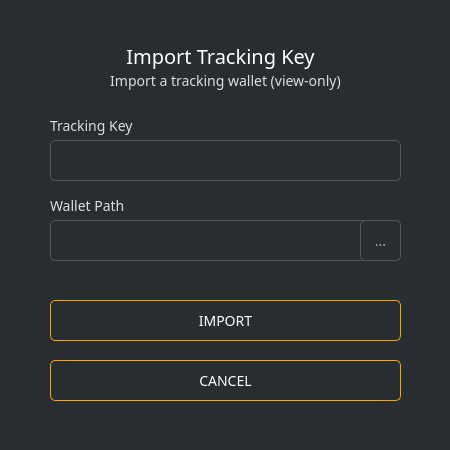
<?xml version="1.0" encoding="UTF-8"?>
<ui version="4.0">
 <class>ImportTracking</class>
 <widget class="QDialog" name="ImportTracking">
  <property name="geometry">
   <rect>
    <x>0</x>
    <y>0</y>
    <width>450</width>
    <height>450</height>
   </rect>
  </property>
  <property name="windowTitle">
   <string>Import</string>
  </property>
  <property name="styleSheet">
   <string notr="true">background-color: #282d31; color: #ddd; border: 0px; font-family: Poppins;</string>
  </property>
  <widget class="QGroupBox" name="groupBox">
   <property name="geometry">
    <rect>
     <x>0</x>
     <y>0</y>
     <width>450</width>
     <height>450</height>
    </rect>
   </property>
   <property name="styleSheet">
    <string notr="true"/>
   </property>
   <property name="title">
    <string/>
   </property>
   <widget class="QLabel" name="label_4">
    <property name="geometry">
     <rect>
      <x>50</x>
      <y>70</y>
      <width>351</width>
      <height>21</height>
     </rect>
    </property>
    <property name="font">
     <font>
      <family>Poppins</family>
      <pointsize>-1</pointsize>
     </font>
    </property>
    <property name="styleSheet">
     <string notr="true">color: #ddd;border-right: 0px;font-size: 14px;</string>
    </property>
    <property name="text">
     <string>Import a tracking wallet (view-only)</string>
    </property>
    <property name="alignment">
     <set>Qt::AlignCenter</set>
    </property>
   </widget>
   <widget class="QLabel" name="label_3">
    <property name="geometry">
     <rect>
      <x>60</x>
      <y>40</y>
      <width>321</width>
      <height>31</height>
     </rect>
    </property>
    <property name="font">
     <font>
      <family>Poppins</family>
      <pointsize>-1</pointsize>
     </font>
    </property>
    <property name="styleSheet">
     <string notr="true">color: #fff;
border-right: 0px;
font-size: 20px;</string>
    </property>
    <property name="text">
     <string>Import Tracking Key</string>
    </property>
    <property name="alignment">
     <set>Qt::AlignCenter</set>
    </property>
   </widget>
   <widget class="QLabel" name="label">
    <property name="geometry">
     <rect>
      <x>50</x>
      <y>110</y>
      <width>351</width>
      <height>31</height>
     </rect>
    </property>
    <property name="font">
     <font>
      <family>Poppins</family>
      <pointsize>-1</pointsize>
     </font>
    </property>
    <property name="styleSheet">
     <string notr="true">color: #ddd;border-right: 0px;font-size: 14px;</string>
    </property>
    <property name="text">
     <string>Tracking Key</string>
    </property>
   </widget>
   <widget class="QLineEdit" name="m_trackingKey">
    <property name="geometry">
     <rect>
      <x>50</x>
      <y>140</y>
      <width>351</width>
      <height>41</height>
     </rect>
    </property>
    <property name="minimumSize">
     <size>
      <width>0</width>
      <height>31</height>
     </size>
    </property>
    <property name="font">
     <font>
      <family>Poppins</family>
      <pointsize>-1</pointsize>
     </font>
    </property>
    <property name="styleSheet">
     <string notr="true">padding: 3px; border: 1px solid #555; border-radius: 5px; font-family: 'Poppins'; font-size: 14px; color: #aaa; padding: 5px;</string>
    </property>
   </widget>
   <widget class="QLabel" name="label_2">
    <property name="geometry">
     <rect>
      <x>50</x>
      <y>190</y>
      <width>351</width>
      <height>31</height>
     </rect>
    </property>
    <property name="font">
     <font>
      <family>Poppins</family>
      <pointsize>-1</pointsize>
     </font>
    </property>
    <property name="styleSheet">
     <string notr="true">color: #ddd;border-right: 0px;font-size: 14px;</string>
    </property>
    <property name="text">
     <string>Wallet Path</string>
    </property>
   </widget>
   <widget class="QLineEdit" name="m_pathEdit">
    <property name="geometry">
     <rect>
      <x>50</x>
      <y>220</y>
      <width>351</width>
      <height>41</height>
     </rect>
    </property>
    <property name="minimumSize">
     <size>
      <width>0</width>
      <height>31</height>
     </size>
    </property>
    <property name="font">
     <font>
      <family>Poppins</family>
      <pointsize>-1</pointsize>
     </font>
    </property>
    <property name="styleSheet">
     <string notr="true">padding: 3px; border: 1px solid #555; border-radius: 5px; font-family: 'Poppins'; font-size: 14px; color: #aaa; padding: 5px;</string>
    </property>
   </widget>
   <widget class="QPushButton" name="m_okButton">
    <property name="geometry">
     <rect>
      <x>50</x>
      <y>300</y>
      <width>351</width>
      <height>41</height>
     </rect>
    </property>
    <property name="minimumSize">
     <size>
      <width>125</width>
      <height>31</height>
     </size>
    </property>
    <property name="font">
     <font>
      <family>Poppins</family>
      <pointsize>-1</pointsize>
     </font>
    </property>
    <property name="styleSheet">
     <string notr="true">QPushButton#m_okButton
{
    color: #fff;
    border: 1px solid orange;
    font-size: 14px;
    border-radius: 5px; font-family: 'Poppins';
}

QPushButton#m_okButton:hover
{
    color: orange;
    border: 1px solid orange;
    font-size: 14px;
    border-radius: 5px;
    font-family: 'Poppins';
}

QPushButton#m_okButton:pressed
{
    color: #fff;
    border: 1px solid orange;
    font-size: 14px;
    border-radius: 5px;
    font-family: 'Poppins';
}</string>
    </property>
    <property name="text">
     <string>IMPORT</string>
    </property>
   </widget>
   <widget class="QPushButton" name="m_cancelButton">
    <property name="geometry">
     <rect>
      <x>50</x>
      <y>360</y>
      <width>351</width>
      <height>41</height>
     </rect>
    </property>
    <property name="minimumSize">
     <size>
      <width>125</width>
      <height>31</height>
     </size>
    </property>
    <property name="font">
     <font>
      <family>Poppins</family>
      <pointsize>-1</pointsize>
     </font>
    </property>
    <property name="styleSheet">
     <string notr="true">QPushButton#m_cancelButton
{
    color: #fff;
    border: 1px solid orange;
    font-size: 14px;
    border-radius: 5px; font-family: 'Poppins';
}

QPushButton#m_cancelButton:hover
{
    color: orange;
    border: 1px solid orange;
    font-size: 14px;
    border-radius: 5px;
    font-family: 'Poppins';
}

QPushButton#m_om_cancelButtonkButton:pressed
{
    color: #fff;
    border: 1px solid orange;
    font-size: 14px;
    border-radius: 5px;
    font-family: 'Poppins';
}</string>
    </property>
    <property name="text">
     <string>CANCEL</string>
    </property>
   </widget>
   <widget class="QToolButton" name="m_selectPathButton">
    <property name="geometry">
     <rect>
      <x>360</x>
      <y>220</y>
      <width>41</width>
      <height>41</height>
     </rect>
    </property>
    <property name="font">
     <font>
      <family>Poppins</family>
      <pointsize>-1</pointsize>
     </font>
    </property>
    <property name="styleSheet">
     <string notr="true">padding: 3px; border: 1px solid #555; border-radius: 5px; font-family: 'Poppins'; font-size: 14px; color: #aaa;</string>
    </property>
    <property name="text">
     <string>...</string>
    </property>
   </widget>
  </widget>
 </widget>
 <resources/>
 <connections>
  <connection>
   <sender>m_okButton</sender>
   <signal>clicked()</signal>
   <receiver>ImportTracking</receiver>
   <slot>accept()</slot>
   <hints>
    <hint type="sourcelabel">
     <x>570</x>
     <y>103</y>
    </hint>
    <hint type="destinationlabel">
     <x>323</x>
     <y>65</y>
    </hint>
   </hints>
  </connection>
  <connection>
   <sender>m_cancelButton</sender>
   <signal>clicked()</signal>
   <receiver>ImportTracking</receiver>
   <slot>reject()</slot>
   <hints>
    <hint type="sourcelabel">
     <x>439</x>
     <y>103</y>
    </hint>
    <hint type="destinationlabel">
     <x>323</x>
     <y>65</y>
    </hint>
   </hints>
  </connection>
  <connection>
   <sender>m_selectPathButton</sender>
   <signal>clicked()</signal>
   <receiver>ImportTracking</receiver>
   <slot>selectPathClicked()</slot>
   <hints>
    <hint type="sourcelabel">
     <x>380</x>
     <y>240</y>
    </hint>
    <hint type="destinationlabel">
     <x>224</x>
     <y>224</y>
    </hint>
   </hints>
  </connection>
 </connections>
 <slots>
  <slot>selectPathClicked()</slot>
 </slots>
</ui>
